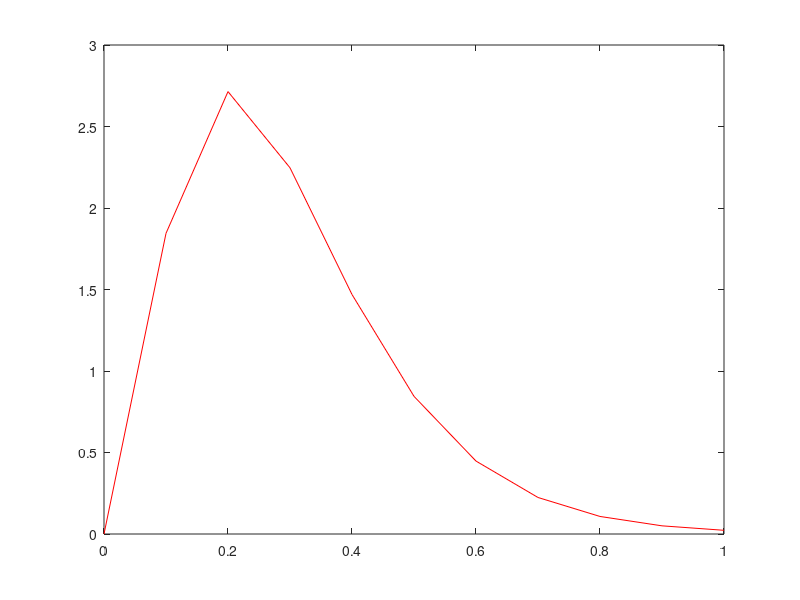

Here is the MATLAB script that generated this plot: (Note: this script raises an error after producing the figure.)
% Copyright (c) 2021 Francesca Scarabel
% This code is distributed under the MIT license, see LICENSE for 
% licensing information. 
% 
% If using this code, please cite 
% Scarabel, Diekmann, Vermiglio, Numerical bifurcation analysis of renewal
% equations via pseudospectral approximation, available at 
% https://arxiv.org/abs/2012.05364

% MC_example21
% command line instructions for the MatCont continuation of the system defined
% in PS_example21.m
% (Diekmann & Montijn, JMB, 1982)

clear;
clearvars -global cds
close all

% Discretization parameters
M=40;

% Initial parameter values
d1=1; d2=0; % dimension of RE and DDE, respectively
loggamma=-1;
q=0.6;
tau=1;

par=[loggamma,q,tau,M]';

%% Computation of Fourier coefficients

k=3; theta=0.1; 
kernel_shape = @(s) s.^(k-1).*exp(-s./theta).*(s<=tau);
kernel = @(s) kernel_shape(s)/integral(@(sigma) kernel_shape(sigma),0,tau);
figure(23)
plot(0:0.1:tau, kernel(0:0.1:tau),'r')

n_quad = M-1; %2*M; %max([M,20]);
[QuadWeights,QuadNodes,~,~]=cheb_delay(n_quad,-tau,0);
kernel_shape = @(s) s.^(k-1).*exp(-s./theta).*(s<=tau);
norm_const = QuadWeights*kernel_shape(-QuadNodes); %integral(@(sigma) kernel_shape(sigma),0,tau);
kernel = @(s) kernel_shape(s)/norm_const;
hold on
plot(0:0.1:tau, kernel(0:0.1:tau),'b')

%figure(10); clf
%plot(0:0.01:1, kernel(0:0.01:1));

for nn=1:5
    Fourier(nn) = 2*integral(@(s) kernel(s).*sin(2*pi*nn*s),0,1)
end

%%
% Approximated equilibrium corresponding to par
xeq=0;
yeq=[];

% Continuation parameters
ap1=1; % index of the continuation parameter in the vector par
%ap2=2;
%ap3=3;
TOL=1e-10;
TestTOL=1e-6;

%% Continuation process

MM=d1*M+d2*(M+1); % dimension of the approximating ODE system
handles=feval(@PS_example21);
opt=contset;
global cds;

%% Equilibrium continuation from initial point [xeq;yeq]

display('Starting equilibrium continuation from initial point');
par0=par;

% set options
opt=contset(opt,'Singularities',1);
opt=contset(opt,'FunTolerance',TOL); opt=contset(opt,'VarTolerance',TOL);
opt=contset(opt,'TestTolerance',TestTOL);
opt=contset(opt,'Eigenvalues',1);
opt=contset(opt,'MaxNumPoints',100);
% opt=contset(opt,'MaxStepsize',1e-1);

opt=contset(opt,'Backward',0);
state_eq=feval(handles{1},M,xeq,yeq); % initializes equilibrium vector
[x0,v0]=init_EP_EP(@PS_example21,state_eq,par0,ap1);
[xe,ve,se,he,fe]=cont(@equilibrium,x0,v0,opt); xe(end,end)
while ((length(se)<3) && xe(end,end)< 10)
    [xe,ve,se,he,fe]=cont(xe,ve,se,he,fe,cds); xe(end,end)
end

figure(1); clf;
cpl(xe,ve,se,[MM+1 1]);
hold on;

%% Detection of singular points
% xe,ve,se,he,fe = output of previous continuation
% par = current parameter vector
% ap1 = index of continuation parameter in vector par

% BP, branching point
BP_index=[];
for ii=1:length(se)
    if strcmp(se(ii).label,'BP')==1
        BP_index=se(ii).index;
        sBP=se(ii);
        break;
    end
end
par(ap1)=xe(end,BP_index);
BP=xe(1:MM,BP_index);

xeBP=xe; veBP=ve; seBP=se; heBP=he; feBP=fe;
parBP=par;

%% Equilibrium continuation from BP
% BP = vector of variables at BP
% parBP = parameter vector at BP
% sBP = information about BP from previous continuation
display('Starting equilibrium continuation from BP');

% set options
opt=contset(opt,'MaxNumPoints',500);

opt=contset(opt,'Backward',0);
% 
% % detection of the equilibrium (or limit cycle) at selected points
% UserInfo.name='userf'; UserInfo.state=1; UserInfo.label='P ';
% opt=contset(opt,'Userfunctions',1);
% opt=contset(opt,'UserfunctionsInfo',UserInfo);

[x0,v0]=init_BP_EP(@PS_example21,BP,parBP,sBP,0.001);
[xe,ve,se,he,fe]=cont(@equilibrium,x0,v0,opt); xe(end,end)
jj=1;
while ((length(se)<3) && xe(end,end)<4 && jj<5)
    [xe,ve,se,he,fe]=cont(xe,ve,se,he,fe,cds); xe(end,end)
    jj=jj+1;
end

if xe(end,end)<0
    opt=contset(opt,'Backward',1);
    [x0,v0]=init_BP_EP(@PS_example21,BP,parBP,sBP,0.001);
    [xe,ve,se,he,fe]=cont(@equilibrium,x0,v0,opt); xe(end,end)
    jj=1;
    while ((length(se)<3) && xe(end,end)<10 && jj<5)
        [xe,ve,se,he,fe]=cont(xe,ve,se,he,fe,cds); xe(end,end)
        jj=jj+1;
    end
    opt=contset(opt,'Backward',0);
end

%% Plot
figure(1)
cpl(xe,ve,se,[MM+1 1]);
xlabel('beta');
title('Bifurcation Example 2.1')

% Plot of bifurcation diagram of first component
angles = pi*(2*[1:M]'-1)/(2*M); 
Nodes = [0;0.5*tau*cos(angles)-0.5*tau];
DD = poldif(Nodes,1);
DM = DD(2:end,2:end);

p = pi*(2*(0:M-1)'+1)/(2*M);
x=[1;sin(pi/2-p)]; % nodes with addition of 1 % either cos(p) or sin (pi/2-p) 
X=repmat(x,1,M+1);
dX=X-X';
c=[2^(M-1)/M*prod(dX(1,2:end)); ((-1).^(0:M-1)').*dX(2:end,1)./sin(p)];
D=(c*(1./c'))./(dX+(eye(M+1)));
D=D-diag(sum(D')); % differentiation matrix
% scaling
Nodes = 0.5*tau*(x-1);
DM = 2/tau*D(2:end,2:end);

n_quad = M-1;
[QuadWeights,QuadNodes]=cheb_quad(nquad,-tau,0);

b0 = zeros(size(xe,2),1);
for index_sol = 1:size(xe,2)
   
    derb = DM*xe(1:end-1,index_sol);
    der_quad = polint(Nodes(2:end),derb,QuadNodes);
    int1 = QuadWeights*(kernel(-QuadNodes).*der_quad);

    FM = exp(xe(end,index_sol))*(1-QuadWeights*der_quad)*int1;
    b0(index_sol) = FM; % select component in node -tau
end

figure(10)
plot(xe(end,:),b0,'b');
hold on

for ii=2:length(se)-1
    index=se(ii).index;
    plot(xe(end,index),b0(index),'or');
end

% Plot of eigenvalues at selected points
num_hopf=0; % used only to select first Hopf point
for jj=1:size(se,1)
    index = se(jj).index;
    if strcmp(se(jj).label,'P ')==1
        figure
        lambda=fe(:,index);
        plot(real(lambda),imag(lambda),'o');
        title(['Eigenvalues, M=',num2str(M),', log(gamma)= ',num2str(xe(end,index))]);
        % savefig([num2str(M),'_eig_gamma',num2str(round(xe(end,index)))]);
    elseif (strcmp(se(jj).label,'H ')==1)
        figure
        lambda=fe(:,index);
        plot(real(lambda),imag(lambda),'o');
        title(['Eigenvalues at H, M=',num2str(M),', gamma= ',num2str(xe(end,index))]);
        % savefig([num2str(M),'_eig_H_',num2str(num_hopf)]);
        num_hopf=num_hopf+1;
    end
end

%% Detection of singular points
% H, Hopf point

num_hopf=0;
H_index=[];
for ii=1:size(se)
    if strcmp(se(ii).label,'H ')==1
        num_hopf=num_hopf+1;
%        Hopf(M,num_hopf) = xe(end,se(ii).index);
        if num_hopf==1
            H_index=se(ii).index;
        end
    end
end
par(ap1)=xe(end,H_index);
H=xe(1:MM,H_index);

xeH=xe; veH=ve; seH=se; heH=he; feH=fe;
parH=par;


%% Limit cycle continuation from H
% H = vector of variables at H
% parH = parameter vector at H
% ap1 = index of continuation parameter in vector par
display('Starting LC continuation from H');

% set options
TestTOL=1e-6; TOL=1e-6;
opt=contset(opt,'FunTolerance',TOL); opt=contset(opt,'VarTolerance',TOL);
opt=contset(opt,'TestTolerance',TestTOL);

opt=contset(opt,'MaxNumPoints',100);
opt=contset(opt,'Singularities',1);
opt=contset(opt,'Multipliers',1);
opt=contset(opt,'MaxStepSize',0.1);
%opt=contset(opt,'MaxStepSize',5e-2); % M=15
%opt=contset(opt,'Adapt',3);

ntst=40; % number of intervals
ncol=4; % degree of polynomial

% % detection of the equilibrium (or limit cycle) at selected points
% opt=contset(opt,'Userfunctions',1);
% opt=contset(opt,'UserfunctionsInfo',UserInfo);

[x0,v0]=init_H_LC(@PS_example21,H,parH,ap1,0.1,ntst,ncol);
[xlc,vlc,slc,hlc,flc]= cont(@limitcycle,x0,v0,opt); xlc(end,end)
% jj=0;
% while (xlc(end,end)<4 && jj<10)
%     [xlc,vlc,slc,hlc,flc]= cont(xlc,vlc,slc,hlc,flc,cds); xlc(end,end)
%     jj=jj+1;
% end

% save([num2str(M),'_example21_ntst_',num2str(ntst)]);

%% Plot max and min periodic solutions
Per_Solutions = zeros(ntst*ncol+1,size(xlc,2));
for ind_persol=1:size(xlc,2)
    for ind_mesh=1:ntst*ncol+1
        % BB=DM*xlc((ind_mesh-1)*(MM*ncol)+1:(ind_mesh-1)*(MM*ncol)+MM,ind_persol);
        % b0_per(ind_mesh)=polint(tau_max*UnitNodes(2:end),BB,0);
        derb = DM*xlc((ind_mesh-1)*MM+1:(ind_mesh-1)*MM+MM,ind_persol);
        der_quad = polint(Nodes(2:end),derb,QuadNodes);
        int1 = QuadWeights*(kernel(-QuadNodes).*der_quad);
        FM = exp(xlc(end,ind_persol))*(1-QuadWeights*der_quad)*int1;
        b0_per = FM;
        Per_Solutions(ind_mesh,ind_persol) = b0_per;

    end
        
end
    
upperbound=max(Per_Solutions);
lowerbound=min(Per_Solutions);

figure(10)
plot(xlc(end,:),upperbound,'g',xlc(end,:),lowerbound,'g');

for ii=2:length(slc)-1
    index=slc(ii).index;
    plot(xlc(end,index),upperbound(index),'or',xlc(end,index),lowerbound(index),'or');
end

% savefig([num2str(M),'_bif_ntst_',num2str(ntst)]);

%% save one periodic solution
index_per = 83;
for jj=1:ntst
Mesh(ncol*(jj-1)+1:ncol*jj+1) = linspace(flc(jj,index_per),flc(jj+1,index_per),ncol+1);
end
figure
plot(Mesh,Per_Solutions(:,index_per))

%%

ind_PD=1;
for jj=1:size(slc,1)
    index = slc(jj).index;
    if strcmp(slc(jj).label,'P ')==1
        figure
        lambda=flc(ntst+2:end,index);
        plot(real(lambda),imag(lambda),'o');
        title(['Multipliers, M=',num2str(M),', log(gamma)= ',num2str(xlc(end,index))]);
        % savefig([num2str(M),'_mult_gamma',num2str(round(xlc(end,index)))]);
    elseif strcmp(slc(jj).label,'PD ')==1 && ind_PD==1
        figure
        lambda=flc(ntst+2:end,index);
        plot(real(lambda),imag(lambda),'o');
        title(['Multipliers at PD, M=',num2str(M),', gamma= ',num2str(xlc(end,index))]);
        % savefig([num2str(M),'_mult_PD_ntst_',num2str(ntst)]);
        ind_PD=ind_PD+1;
    end
end



function [w,x]=cheb_quad(N,a,b)
% Output:
% x - N+1 Chebyshev nodes on [a,b] (x_0=a, x_N=b),
% w - weights of the quadrature formula in [a,b],
% see Trefethen 2000

    p=pi*(0:N)'/N;
    x=((a-b)*cos(p)+b+a)/2;

    % Quadrature weights
    w=zeros(1,N+1);
    ii=2:N;
    v=ones(N-1,1);
    if mod(N,2)==0
        w(1)=1/(N^2-1);
        w(N+1)=w(1);
        for k=1:N/2-1
            v=v-2*cos(2*k*p(ii))/(4*k^2-1);
        end
        v=v-cos(N*p(ii))/(N^2-1);
    else
        w(1)=1/N^2;
        w(N+1)=w(1);
        for k=1:(N-1)/2
            v=v-2*cos(2*k*p(ii))/(4*k^2-1);
        end
    end
    w(ii)=2*v/N;
    w=w*abs(b-a)/2;

end
